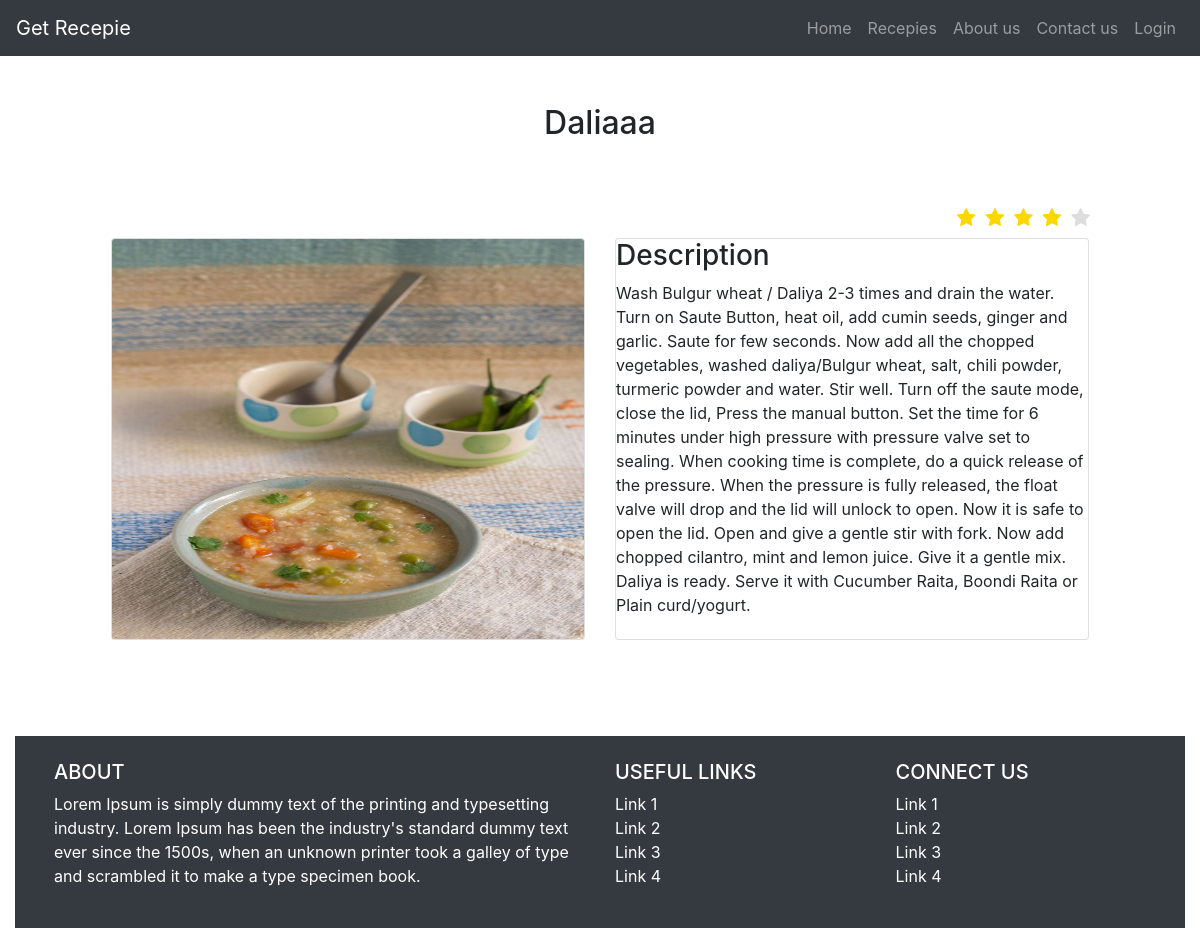
The app's page /recepie.php?recid=12 with its own data.
### tables this page shows
CREATE TABLE `recepie` (
  `id` int(100) NOT NULL,
  `name` varchar(100) NOT NULL,
  `description` longtext NOT NULL,
  `user_id` int(100) NOT NULL,
  `image_name` varchar(100) NOT NULL,
  `image_path` varchar(100) NOT NULL,
  `food_type_id` int(100) NOT NULL,
  `rating` float NOT NULL DEFAULT 5,
  `created_at` timestamp NOT NULL DEFAULT current_timestamp(),
  `updated_at` timestamp NOT NULL DEFAULT current_timestamp(),
  `deleted_at` timestamp NOT NULL DEFAULT current_timestamp()
);

### connect.php (called while the page is built, shortened)
<?php
class Connect
{
    public $config = array(
        'servername'=> 'localhost',
        'username'=> 'root',
        'password'=> '',
        'dbname'=> 'recepie'
    );
    function __construct()
    {
        $this->conn = new mysqli($this->config['servername'], $this->config['username'], $this->config['password'], $this->config['dbname']);
    }
}
?>

### submit.php (called while the page is built, shortened)
<?php
    include './controllers/users.php';
    $userObj = new User;
    if (isset($_GET['recid'])){
        $foodRecepie = $userObj->getSingleRecepie($_GET['recid']);
    }
?>

### controllers/users.php (called while the page is built, shortened)
<?php
include 'connect.php';
class User extends Connect{
	function getSingleRecepie($id){
		$sql = "SELECT * FROM recepie WHERE id = ".$id;
        $result = $this->conn->query($sql);
        $row = $result->fetch_assoc();
        return $row;
	}
}
?>

### recepie.php (the view, shortened to what this page needs)
<?php include 'header.php'; ?>
        <div class="container-fluid">
            <div class="row p-5">
                <div class="col-12 text-center">
                    <h2><?php echo $foodRecepie['name']; ?></h2>
                </div>
                <div class="col-12 my-5" >
                    <fieldset class="rating">
                            <label data-value="5" class = "full" for="star5" title="Awesome - 5 stars"></label>
                            <label data-value="4" class = "full" for="star4" title="Pretty good - 4 stars"></label>
                            <label data-value="3" class = "full" for="star3" title="Meh - 3 stars"></label>
                            <label data-value="2" class = "full" for="star2" title="Kinda bad - 2 stars"></label>
                            <label data-value="1" class = "full" for="star1" title="Sucks big time - 1 star"></label>
                        </fieldset>
                    <div class="card-deck px-5">
                        <div class="card">
                        	<img width="100" height="400" src="./images/recepies/<?php echo $foodRecepie['image_name']; ?>" class="card-img-top" alt="Image">
                        </div>
                        <div class="card">
                            <h3 style="align-content: center;">Description</h3>
                            <p><?php echo $foodRecepie['description']; ?></p>
                        </div>
                    </div>
                </div>
            </div>
<?php include 'footer.php'; ?>

### header.php (style rules this page uses)
fieldset, label { margin: 0; padding: 0; }
.rating { border: none; margin-right: 42px; }
.rating > label:before { margin: 5px; font-size: 1.25em; font-family: FontAwesome; display: inline-block; content: "\f005"; }
.rating > label { color: #ddd; float: right; }
.rating > input:checked ~ label, .rating:not(:checked) > label:hover, .rating:not(:checked) > label:hover ~ label { color: #FFD700; cursor: pointer; }

### records on screen
recepie: name "Daliaaa", image_name (picture), description "Wash Bulgur wheat / Daliya 2-3 times and drain the water. Turn on Saute Button, heat oil, add cumin seeds, ginger and garlic. Saute for few seconds. Now add all the chopped vegetables, washed daliya/Bulgur wheat, salt, chili powder, turmeric powder and water. Stir well. Turn off the saute mode, close the lid, Press the manual button. Set the time for 6 minutes under high pressure with pressure valve set to sealing. When cooking time is complete, do a quick release of the pressure. When the pressure is fully released, the float valve will drop and the lid will unlock to open. Now it is safe to open the lid. Open and give a gentle stir with fork. Now add chopped cilantro, mint and lemon…"
